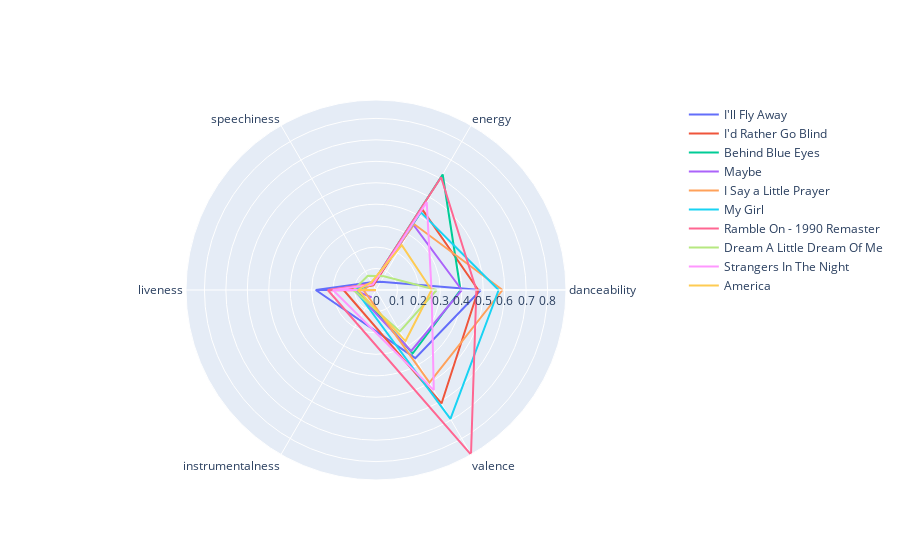
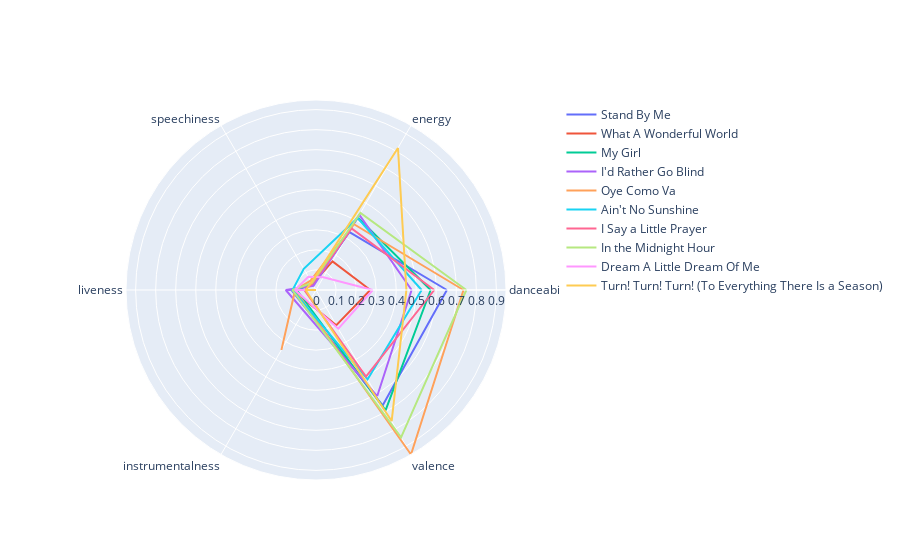
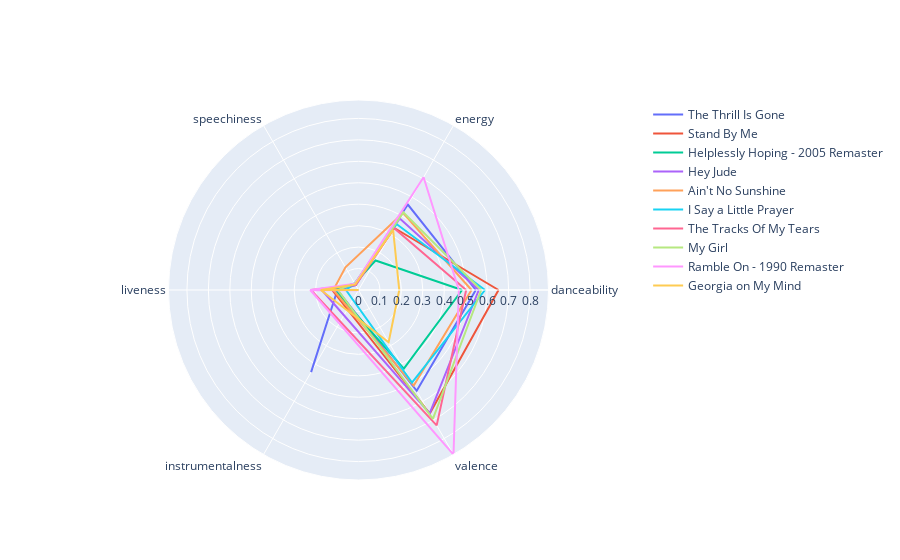
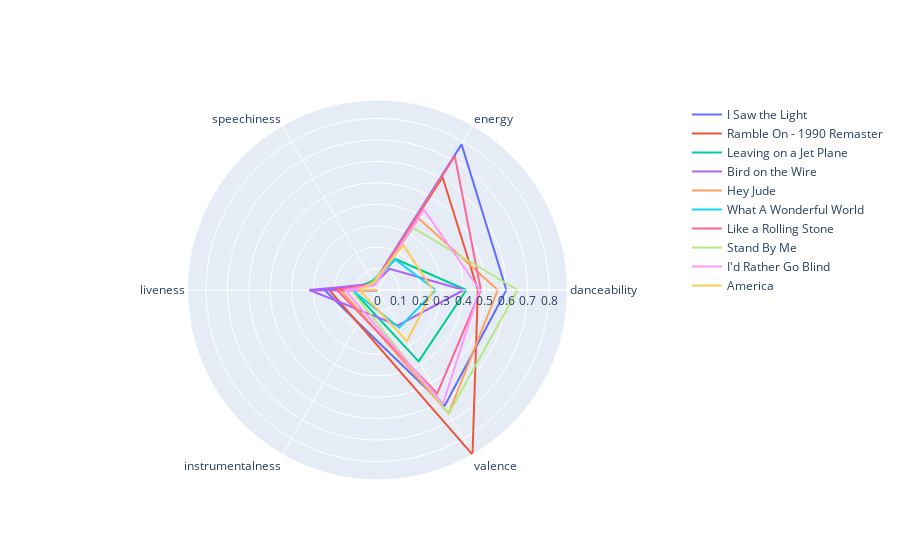

Notebook source saved alongside these figures, in order:
### Code cell
list_of_lists = ["1NppEwvZhkjeG3ZTYoOwVM",
                "2hfOGugGPsjfPTYKlZojom",
                "6QWlhkFUKDxhW91gfMisNl",
                "1d4mKuQzM62pmSqrQKU9EX",
                "5NuMif6wvlJeJv4dMuX5eh",
                "4sWTtloXKghMS1cz48f2qI"]

radar_for_lists(list_of_lists)

### Figure 1 — Plotly figure (JSON) as saved in the notebook; plotly's stock layout.template omitted (floating-point values rounded to 4 significant figures)
{"data": [{"mode": "lines", "name": "I'll Fly Away", "r": [0.489, 0.0444, 0.0424, 0.281, 0, 0.281, 0.367, 0.489], "theta": ["danceability", "energy", "speechiness", "liveness", "instrumentalness", "liveness", "valence", "danceability"], "type": "scatterpolar"}, {"mode": "lines", "name": "I'd Rather Go Blind", "r": [0.477, 0.433, 0.0247, 0.151, 0.000195, 0.151, 0.611, 0.477], "theta": ["danceability", "energy", "speechiness", "liveness", "instrumentalness", "liveness", "valence", "danceability"], "type": "scatterpolar"}, {"mode": "lines", "name": "Behind Blue Eyes", "r": [0.394, 0.622, 0.0336, 0.0892, 4.45e-05, 0.0892, 0.342, 0.394], "theta": ["danceability", "energy", "speechiness", "liveness", "instrumentalness", "liveness", "valence", "danceability"], "type": "scatterpolar"}, {"mode": "lines", "name": "Maybe", "r": [0.4, 0.35, 0.0345, 0.103, 0.0397, 0.103, 0.328, 0.4], "theta": ["danceability", "energy", "speechiness", "liveness", "instrumentalness", "liveness", "valence", "danceability"], "type": "scatterpolar"}, {"mode": "lines", "name": "I Say a Little Prayer", "r": [0.59, 0.355, 0.0352, 0.0585, 0, 0.0585, 0.499, 0.59], "theta": ["danceability", "energy", "speechiness", "liveness", "instrumentalness", "liveness", "valence", "danceability"], "type": "scatterpolar"}, {"mode": "lines", "name": "My Girl", "r": [0.572, 0.418, 0.0349, 0.0961, 0, 0.0961, 0.694, 0.572], "theta": ["danceability", "energy", "speechiness", "liveness", "instrumentalness", "liveness", "valence", "danceability"], "type": "scatterpolar"}, {"mode": "lines", "name": "Ramble On - 1990 Remaster", "r": [0.468, 0.607, 0.0336, 0.225, 0.000852, 0.225, 0.886, 0.468], "theta": ["danceability", "energy", "speechiness", "liveness", "instrumentalness", "liveness", "valence", "danceability"], "type": "scatterpolar"}, {"mode": "lines", "name": "Dream A Little Dream Of Me", "r": [0.283, 0.0738, 0.0763, 0.105, 0, 0.105, 0.223, 0.283], "theta": ["danceability", "energy", "speechiness", "liveness", "instrumentalness", "liveness", "valence", "danceability"], "type": "scatterpolar"}, {"mode": "lines", "name": "Strangers In The Night", "r": [0.259, 0.473, 0.0295, 0.201, 0, 0.201, 0.539, 0.259], "theta": ["danceability", "energy", "speechiness", "liveness", "instrumentalness", "liveness", "valence", "danceability"], "type": "scatterpolar"}, {"mode": "lines", "name": "America", "r": [0.259, 0.241, 0.042, 0.0849, 6.62e-06, 0.0849, 0.275, 0.259], "theta": ["danceability", "energy", "speechiness", "liveness", "instrumentalness", "liveness", "valence", "danceability"], "type": "scatterpolar"}], "layout": {}}

### Figure 2 — Plotly figure (JSON) as saved in the notebook; plotly's stock layout.template omitted (floating-point values rounded to 4 significant figures)
{"data": [{"mode": "lines", "name": "Stand By Me", "r": [0.653, 0.334, 0.0313, 0.123, 3.47e-05, 0.123, 0.665, 0.653], "theta": ["danceability", "energy", "speechiness", "liveness", "instrumentalness", "liveness", "valence", "danceability"], "type": "scatterpolar"}, {"mode": "lines", "name": "What A Wonderful World", "r": [0.271, 0.165, 0.0351, 0.118, 1.6e-06, 0.118, 0.203, 0.271], "theta": ["danceability", "energy", "speechiness", "liveness", "instrumentalness", "liveness", "valence", "danceability"], "type": "scatterpolar"}, {"mode": "lines", "name": "My Girl", "r": [0.572, 0.418, 0.0349, 0.0961, 0, 0.0961, 0.694, 0.572], "theta": ["danceability", "energy", "speechiness", "liveness", "instrumentalness", "liveness", "valence", "danceability"], "type": "scatterpolar"}, {"mode": "lines", "name": "I'd Rather Go Blind", "r": [0.477, 0.433, 0.0247, 0.151, 0.000195, 0.151, 0.611, 0.477], "theta": ["danceability", "energy", "speechiness", "liveness", "instrumentalness", "liveness", "valence", "danceability"], "type": "scatterpolar"}, {"mode": "lines", "name": "Oye Como Va", "r": [0.736, 0.379, 0.0539, 0.104, 0.345, 0.104, 0.948, 0.736], "theta": ["danceability", "energy", "speechiness", "liveness", "instrumentalness", "liveness", "valence", "danceability"], "type": "scatterpolar"}, {"mode": "lines", "name": "Ain't No Sunshine", "r": [0.527, 0.415, 0.122, 0.117, 1.72e-05, 0.117, 0.515, 0.527], "theta": ["danceability", "energy", "speechiness", "liveness", "instrumentalness", "liveness", "valence", "danceability"], "type": "scatterpolar"}, {"mode": "lines", "name": "I Say a Little Prayer", "r": [0.59, 0.355, 0.0352, 0.0585, 0, 0.0585, 0.499, 0.59], "theta": ["danceability", "energy", "speechiness", "liveness", "instrumentalness", "liveness", "valence", "danceability"], "type": "scatterpolar"}, {"mode": "lines", "name": "In the Midnight Hour", "r": [0.75, 0.444, 0.0403, 0.118, 3.69e-06, 0.118, 0.849, 0.75], "theta": ["danceability", "energy", "speechiness", "liveness", "instrumentalness", "liveness", "valence", "danceability"], "type": "scatterpolar"}, {"mode": "lines", "name": "Dream A Little Dream Of Me", "r": [0.283, 0.0738, 0.0763, 0.105, 0, 0.105, 0.223, 0.283], "theta": ["danceability", "energy", "speechiness", "liveness", "instrumentalness", "liveness", "valence", "danceability"], "type": "scatterpolar"}, {"mode": "lines", "name": "Turn! Turn! Turn! (To Everything There Is a Season)", "r": [0.451, 0.818, 0.0439, 0.052, 2.92e-05, 0.052, 0.755, 0.451], "theta": ["danceability", "energy", "speechiness", "liveness", "instrumentalness", "liveness", "valence", "danceability"], "type": "scatterpolar"}], "layout": {}}

### Figure 3 — Plotly figure (JSON) as saved in the notebook; plotly's stock layout.template omitted (floating-point values rounded to 4 significant figures)
{"data": [{"mode": "lines", "name": "The Thrill Is Gone", "r": [0.547, 0.46, 0.0256, 0.0983, 0.442, 0.0983, 0.543, 0.547], "theta": ["danceability", "energy", "speechiness", "liveness", "instrumentalness", "liveness", "valence", "danceability"], "type": "scatterpolar"}, {"mode": "lines", "name": "Stand By Me", "r": [0.653, 0.334, 0.0313, 0.123, 3.47e-05, 0.123, 0.665, 0.653], "theta": ["danceability", "energy", "speechiness", "liveness", "instrumentalness", "liveness", "valence", "danceability"], "type": "scatterpolar"}, {"mode": "lines", "name": "Helplessly Hoping - 2005 Remaster", "r": [0.483, 0.159, 0.0353, 0.111, 0, 0.111, 0.423, 0.483], "theta": ["danceability", "energy", "speechiness", "liveness", "instrumentalness", "liveness", "valence", "danceability"], "type": "scatterpolar"}, {"mode": "lines", "name": "Hey Jude", "r": [0.561, 0.385, 0.0323, 0.171, 0.000496, 0.171, 0.664, 0.561], "theta": ["danceability", "energy", "speechiness", "liveness", "instrumentalness", "liveness", "valence", "danceability"], "type": "scatterpolar"}, {"mode": "lines", "name": "Ain't No Sunshine", "r": [0.527, 0.415, 0.122, 0.117, 1.72e-05, 0.117, 0.515, 0.527], "theta": ["danceability", "energy", "speechiness", "liveness", "instrumentalness", "liveness", "valence", "danceability"], "type": "scatterpolar"}, {"mode": "lines", "name": "I Say a Little Prayer", "r": [0.59, 0.355, 0.0352, 0.0585, 0, 0.0585, 0.499, 0.59], "theta": ["danceability", "energy", "speechiness", "liveness", "instrumentalness", "liveness", "valence", "danceability"], "type": "scatterpolar"}, {"mode": "lines", "name": "The Tracks Of My Tears", "r": [0.502, 0.333, 0.0264, 0.222, 0, 0.222, 0.729, 0.502], "theta": ["danceability", "energy", "speechiness", "liveness", "instrumentalness", "liveness", "valence", "danceability"], "type": "scatterpolar"}, {"mode": "lines", "name": "My Girl", "r": [0.572, 0.418, 0.0349, 0.0961, 0, 0.0961, 0.694, 0.572], "theta": ["danceability", "energy", "speechiness", "liveness", "instrumentalness", "liveness", "valence", "danceability"], "type": "scatterpolar"}, {"mode": "lines", "name": "Ramble On - 1990 Remaster", "r": [0.468, 0.607, 0.0336, 0.225, 0.000852, 0.225, 0.886, 0.468], "theta": ["danceability", "energy", "speechiness", "liveness", "instrumentalness", "liveness", "valence", "danceability"], "type": "scatterpolar"}, {"mode": "lines", "name": "Georgia on My Mind", "r": [0.19, 0.323, 0.0303, 0.176, 2.17e-06, 0.176, 0.281, 0.19], "theta": ["danceability", "energy", "speechiness", "liveness", "instrumentalness", "liveness", "valence", "danceability"], "type": "scatterpolar"}], "layout": {}}

### Figure 4 — Plotly figure (JSON) as saved in the notebook; plotly's stock layout.template omitted (floating-point values rounded to 4 significant figures)
{"data": [{"mode": "lines", "name": "I Saw the Light", "r": [0.601, 0.784, 0.0359, 0.247, 0, 0.247, 0.625, 0.601], "theta": ["danceability", "energy", "speechiness", "liveness", "instrumentalness", "liveness", "valence", "danceability"], "type": "scatterpolar"}, {"mode": "lines", "name": "Ramble On - 1990 Remaster", "r": [0.468, 0.607, 0.0336, 0.225, 0.000852, 0.225, 0.886, 0.468], "theta": ["danceability", "energy", "speechiness", "liveness", "instrumentalness", "liveness", "valence", "danceability"], "type": "scatterpolar"}, {"mode": "lines", "name": "Leaving on a Jet Plane", "r": [0.414, 0.167, 0.0484, 0.117, 0, 0.117, 0.384, 0.414], "theta": ["danceability", "energy", "speechiness", "liveness", "instrumentalness", "liveness", "valence", "danceability"], "type": "scatterpolar"}, {"mode": "lines", "name": "Bird on the Wire", "r": [0.402, 0.114, 0.0321, 0.318, 0.0024, 0.318, 0.191, 0.402], "theta": ["danceability", "energy", "speechiness", "liveness", "instrumentalness", "liveness", "valence", "danceability"], "type": "scatterpolar"}, {"mode": "lines", "name": "Hey Jude", "r": [0.561, 0.385, 0.0323, 0.171, 0.000496, 0.171, 0.664, 0.561], "theta": ["danceability", "energy", "speechiness", "liveness", "instrumentalness", "liveness", "valence", "danceability"], "type": "scatterpolar"}, {"mode": "lines", "name": "What A Wonderful World", "r": [0.271, 0.165, 0.0351, 0.118, 1.6e-06, 0.118, 0.203, 0.271], "theta": ["danceability", "energy", "speechiness", "liveness", "instrumentalness", "liveness", "valence", "danceability"], "type": "scatterpolar"}, {"mode": "lines", "name": "Like a Rolling Stone", "r": [0.482, 0.721, 0.0321, 0.189, 0, 0.189, 0.557, 0.482], "theta": ["danceability", "energy", "speechiness", "liveness", "instrumentalness", "liveness", "valence", "danceability"], "type": "scatterpolar"}, {"mode": "lines", "name": "Stand By Me", "r": [0.653, 0.334, 0.0313, 0.123, 3.47e-05, 0.123, 0.665, 0.653], "theta": ["danceability", "energy", "speechiness", "liveness", "instrumentalness", "liveness", "valence", "danceability"], "type": "scatterpolar"}, {"mode": "lines", "name": "I'd Rather Go Blind", "r": [0.477, 0.433, 0.0247, 0.151, 0.000195, 0.151, 0.611, 0.477], "theta": ["danceability", "energy", "speechiness", "liveness", "instrumentalness", "liveness", "valence", "danceability"], "type": "scatterpolar"}, {"mode": "lines", "name": "America", "r": [0.259, 0.241, 0.042, 0.0849, 6.62e-06, 0.0849, 0.275, 0.259], "theta": ["danceability", "energy", "speechiness", "liveness", "instrumentalness", "liveness", "valence", "danceability"], "type": "scatterpolar"}], "layout": {}}
